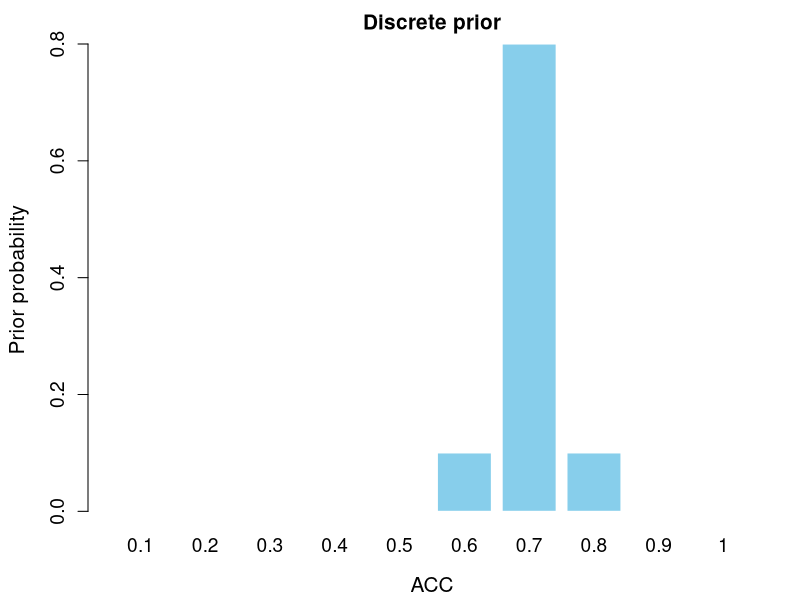
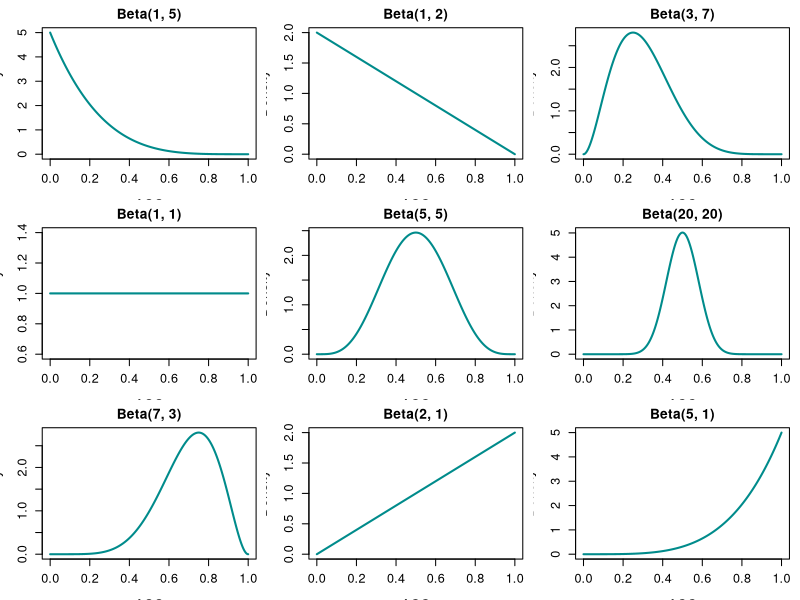
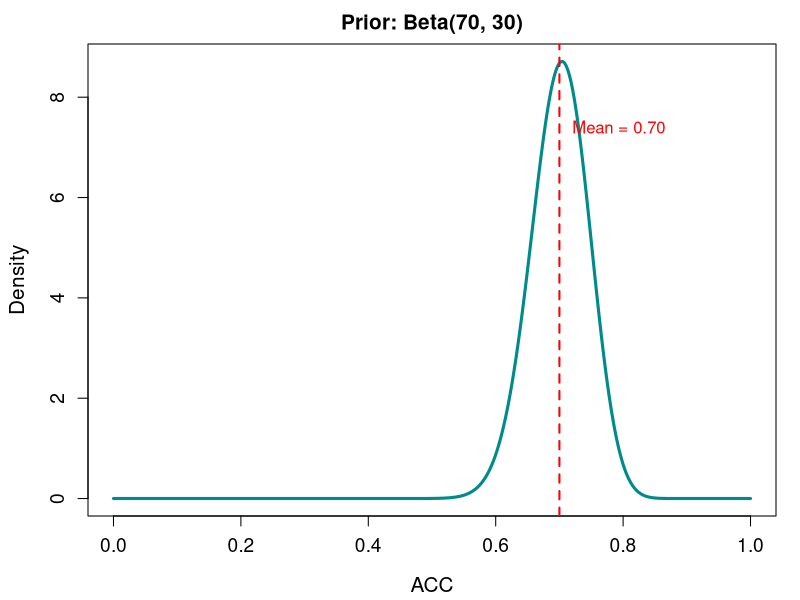
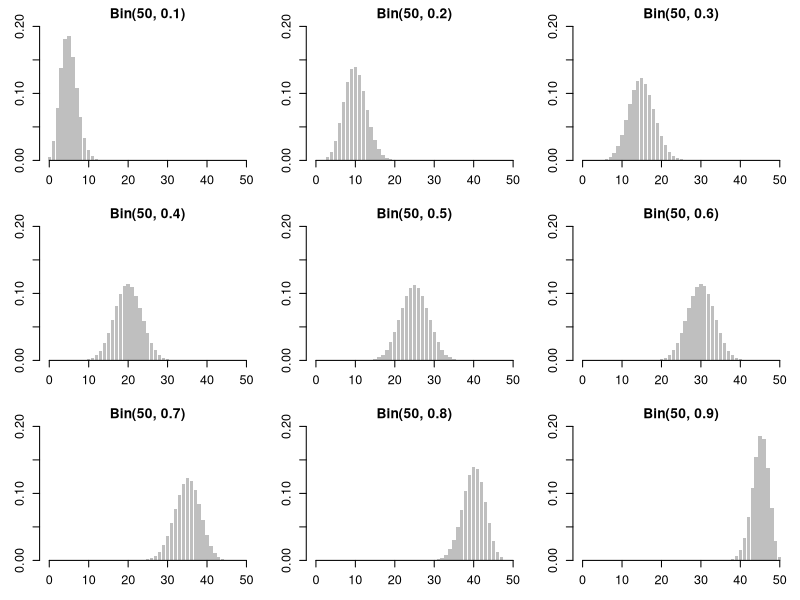
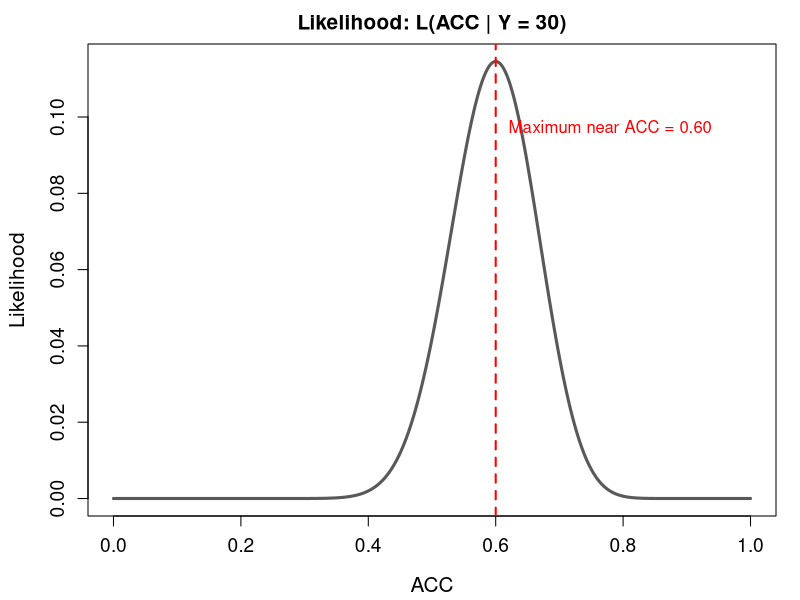
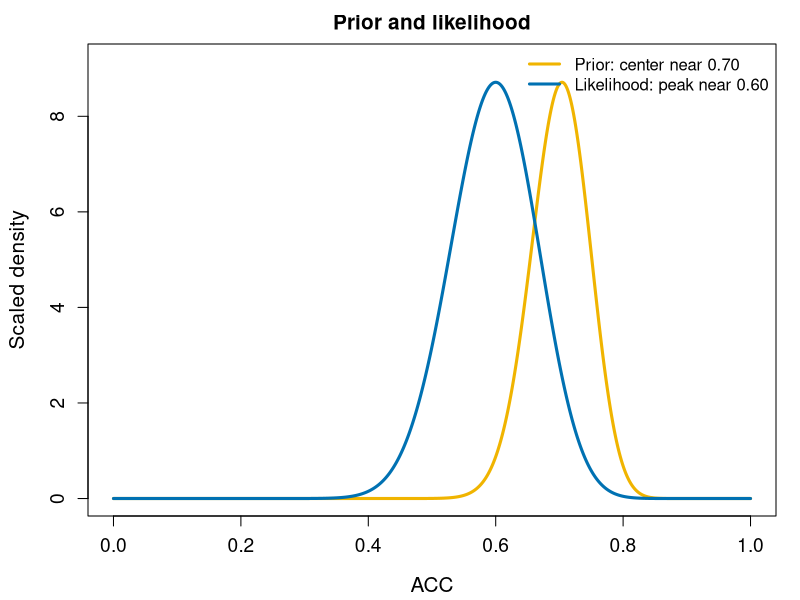
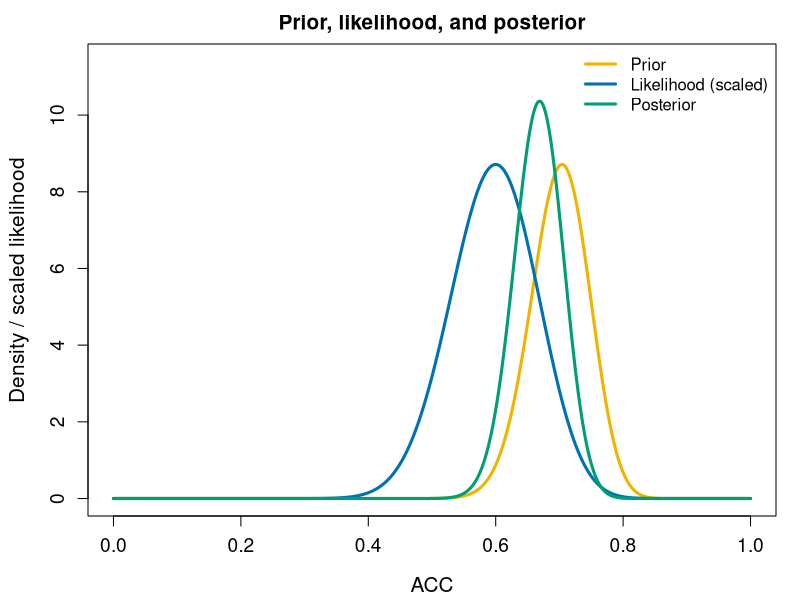
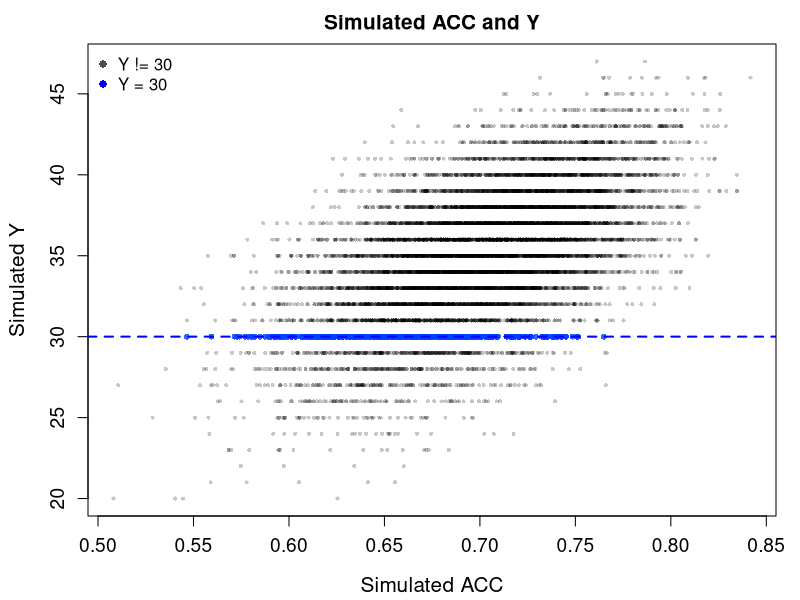

R code for these plots, in order:
## ---- chunk 1
#| include: false
set.seed(84735)
theme_set <- function() {
  par(
    mar = c(4.2, 4.4, 2.2, 1.2),
    cex.axis = 1.15,
    cex.lab = 1.25,
    cex.main = 1.25
  )
}
fixme <- function(text) {
  paste0("<span style='color:#c1121f; font-weight:700;'>", text, "</span>")
}
## ---- chunk 2
#| fig-width: 7.2
#| fig-height: 4.2
theme_set()
acc_disc <- seq(0.1, 1.0, by = 0.1)
prior_prob <- c(0, 0, 0, 0, 0, 0.1, 0.8, 0.1, 0, 0)
barplot(
  prior_prob,
  names.arg = acc_disc,
  col = "skyblue",
  border = "white",
  xlab = "ACC",
  ylab = "Prior probability",
  main = "Discrete prior"
)
## ---- chunk 3
#| fig-width: 11
#| fig-height: 6.4
theme_set()
local({
  x <- seq(0, 1, length.out = 1000)
  params <- list(c(1, 5), c(1, 2), c(3, 7),
                 c(1, 1), c(5, 5), c(20, 20),
                 c(7, 3), c(2, 1), c(5, 1))
  op <- par(mfrow = c(3, 3), mar = c(3.1, 3.2, 2.1, 0.8))
  on.exit(par(op))
  for (p in params) {
    y <- dbeta(x, p[1], p[2])
    plot(
      x, y, type = "l", lwd = 2, col = "cyan4",
      xlab = "ACC", ylab = "Density",
      main = paste0("Beta(", p[1], ", ", p[2], ")")
    )
  }
})
## ---- chunk 4
#| fig-width: 8.8
#| fig-height: 5
theme_set()
x <- seq(0, 1, length.out = 1000)
plot(
  x, dbeta(x, 70, 30),
  type = "l", lwd = 3, col = "cyan4",
  xlab = "ACC", ylab = "Density",
  main = "Prior: Beta(70, 30)"
)
abline(v = 0.70, lty = 2, col = "red", lwd = 2)
text(0.72, max(dbeta(x, 70, 30)) * 0.85, "Mean = 0.70", col = "red", adj = 0)
## ---- chunk 5
#| fig-width: 11
#| fig-height: 6.2
theme_set()
local({
  y <- 0:50
  p_values <- seq(0.1, 0.9, by = 0.1)
  ticks <- c(0, 10, 20, 30, 40, 50)   # X 轴显示的刻度
  op <- par(mfrow = c(3, 3), mar = c(3.0, 3.0, 2.0, 0.8))
  on.exit(par(op))
  for (p in p_values) {
    prob <- dbinom(y, size = 50, prob = p)
    bp <- barplot(
      prob,
      names.arg = rep("", length(y)),  # 栏内不写字，交给下面的 axis()
      xaxt = "n",                      # 关掉默认坐标轴
      col = "grey75", border = NA,
      ylim = c(0, 0.20),
      xlab = "", ylab = "",
      main = paste0("Bin(50, ", p, ")")
    )
    axis(1, at = as.numeric(bp)[y %in% ticks], labels = ticks)
  }
})
## ---- chunk 6
#| fig-width: 9
#| fig-height: 5
theme_set()
acc <- seq(0, 1, length.out = 1000)
lik <- dbinom(30, size = 50, prob = acc)
plot(
  acc, lik,
  type = "l", lwd = 3, col = "grey35",
  xlab = "ACC", ylab = "Likelihood",
  main = "Likelihood: L(ACC | Y = 30)"
)
abline(v = 0.60, lty = 2, col = "red", lwd = 2)
text(0.62, max(lik) * 0.85, "Maximum near ACC = 0.60", col = "red", adj = 0)
## ---- chunk 7
#| fig-width: 9.4
#| fig-height: 5.2
theme_set()
acc <- seq(0, 1, length.out = 1000)
prior <- dbeta(acc, 70, 30)
lik <- dbinom(30, 50, acc)
lik_scaled <- lik / max(lik) * max(prior)
plot(
  acc, prior,
  type = "l", lwd = 3, col = "#f0b400",
  xlab = "ACC", ylab = "Scaled density",
  main = "Prior and likelihood",
  ylim = c(0, max(prior) * 1.05)
)
lines(acc, lik_scaled, lwd = 3, col = "#0071b2")
legend(
  "topright",
  legend = c("Prior: center near 0.70", "Likelihood: peak near 0.60"),
  col = c("#f0b400", "#0071b2"),
  lwd = 3,
  bty = "n"
)
## ---- chunk 8
#| fig-width: 10.5
#| fig-height: 5.4
theme_set()
acc <- seq(0, 1, length.out = 2000)
prior <- dbeta(acc, 70, 30)
lik <- dbinom(30, 50, acc)
lik_scaled <- lik / max(lik) * max(prior)
posterior <- dbeta(acc, 100, 50)
plot(
  acc, prior,
  type = "l", lwd = 3, col = "#f0b400",
  xlab = "ACC", ylab = "Density / scaled likelihood",
  main = "Prior, likelihood, and posterior",
  ylim = c(0, max(posterior) * 1.1)
)
lines(acc, lik_scaled, lwd = 3, col = "#0071b2")
lines(acc, posterior, lwd = 3, col = "#009e74")
legend(
  "topright",
  legend = c("Prior", "Likelihood (scaled)", "Posterior"),
  col = c("#f0b400", "#0071b2", "#009e74"),
  lwd = 3,
  bty = "n"
)
## ---- chunk 9
n_sim <- 10000
sim <- data.frame(
  ACC = rbeta(n_sim, shape1 = 70, shape2 = 30)
)
sim$Y <- rbinom(n_sim, size = 50, prob = sim$ACC)
head(sim)
## ---- chunk 10
#| fig-width: 9
#| fig-height: 5
theme_set()
matched <- sim$Y == 30
plot(
  sim$ACC[!matched], sim$Y[!matched],
  pch = 16, col = rgb(0, 0, 0, 0.22), cex = 0.55,
  xlab = "Simulated ACC", ylab = "Simulated Y",
  main = "Simulated ACC and Y"
)
points(
  sim$ACC[matched], sim$Y[matched],
  pch = 16, col = rgb(0, 0.25, 1, 0.8), cex = 0.8
)
abline(h = 30, col = "blue", lwd = 2, lty = 2)
legend(
  "topleft",
  legend = c("Y != 30", "Y = 30"),
  col = c("grey30", "blue"),
  pch = 16,
  bty = "n"
)
## ---- chunk 11
#| fig-width: 9
#| fig-height: 5
theme_set()
posterior_sim <- sim$ACC[sim$Y == 30]
hist(
  posterior_sim,
  breaks = 18,
  probability = TRUE,
  col = "lightblue",
  border = "white",
  xlab = "ACC",
  main = "Simulated posterior: keep ACC where Y = 30"
)
lines(density(posterior_sim), col = "blue", lwd = 3)
curve(dbeta(x, 100, 50), from = 0, to = 1, add = TRUE, col = "#009e74", lwd = 3)
legend(
  "topright",
  legend = c("Simulation", "Beta(100,50)"),
  col = c("blue", "#009e74"),
  lwd = 3,
  bty = "n"
)
